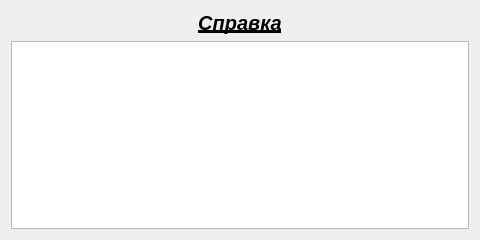
<?xml version="1.0" encoding="UTF-8"?>
<ui version="4.0">
 <class>HelpWidget</class>
 <widget class="QWidget" name="HelpWidget">
  <property name="geometry">
   <rect>
    <x>0</x>
    <y>0</y>
    <width>480</width>
    <height>240</height>
   </rect>
  </property>
  <property name="windowTitle">
   <string>Form</string>
  </property>
  <layout class="QVBoxLayout" name="verticalLayout">
   <item>
    <widget class="QLabel" name="label">
     <property name="font">
      <font>
       <pointsize>15</pointsize>
       <italic>true</italic>
       <bold>true</bold>
       <underline>true</underline>
      </font>
     </property>
     <property name="tabletTracking">
      <bool>false</bool>
     </property>
     <property name="focusPolicy">
      <enum>Qt::NoFocus</enum>
     </property>
     <property name="acceptDrops">
      <bool>false</bool>
     </property>
     <property name="layoutDirection">
      <enum>Qt::LeftToRight</enum>
     </property>
     <property name="autoFillBackground">
      <bool>false</bool>
     </property>
     <property name="text">
      <string>Справка</string>
     </property>
     <property name="alignment">
      <set>Qt::AlignCenter</set>
     </property>
    </widget>
   </item>
   <item>
    <widget class="QTextBrowser" name="textBrowser"/>
   </item>
  </layout>
 </widget>
 <resources/>
 <connections/>
</ui>
